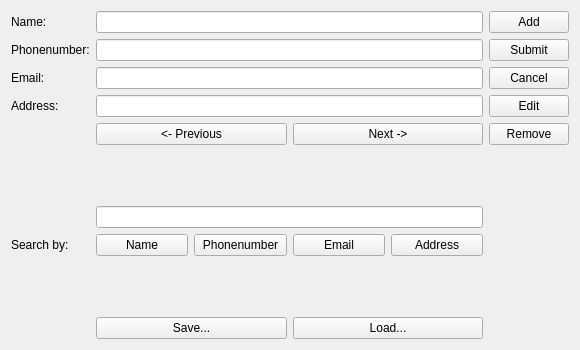
<?xml version="1.0" encoding="UTF-8"?>
<ui version="4.0">
 <class>Form</class>
 <widget class="QWidget" name="Form">
  <property name="geometry">
   <rect>
    <x>0</x>
    <y>0</y>
    <width>580</width>
    <height>350</height>
   </rect>
  </property>
  <property name="minimumSize">
   <size>
    <width>580</width>
    <height>350</height>
   </size>
  </property>
  <property name="maximumSize">
   <size>
    <width>580</width>
    <height>350</height>
   </size>
  </property>
  <property name="windowTitle">
   <string>Form</string>
  </property>
  <layout class="QGridLayout" name="gridLayout">
   <item row="4" column="1">
    <widget class="QLineEdit" name="addressLine"/>
   </item>
   <item row="8" column="0">
    <widget class="QLabel" name="label_6">
     <property name="text">
      <string>Search by:</string>
     </property>
    </widget>
   </item>
   <item row="4" column="2">
    <widget class="QPushButton" name="editButton">
     <property name="text">
      <string>Edit</string>
     </property>
    </widget>
   </item>
   <item row="1" column="1">
    <widget class="QLineEdit" name="phonenumberLine"/>
   </item>
   <item row="7" column="1">
    <widget class="QLineEdit" name="searchLine"/>
   </item>
   <item row="3" column="2">
    <widget class="QPushButton" name="cancelButton">
     <property name="text">
      <string>Cancel</string>
     </property>
    </widget>
   </item>
   <item row="5" column="1">
    <layout class="QHBoxLayout" name="horizontalLayout">
     <item>
      <widget class="QPushButton" name="previousButton">
       <property name="text">
        <string>&lt;- Previous</string>
       </property>
      </widget>
     </item>
     <item>
      <widget class="QPushButton" name="nextButton">
       <property name="text">
        <string>Next -&gt;</string>
       </property>
      </widget>
     </item>
    </layout>
   </item>
   <item row="4" column="0">
    <widget class="QLabel" name="label_4">
     <property name="text">
      <string>Address:</string>
     </property>
    </widget>
   </item>
   <item row="10" column="1">
    <layout class="QHBoxLayout" name="horizontalLayout_3">
     <item>
      <widget class="QPushButton" name="saveButton">
       <property name="text">
        <string>Save...</string>
       </property>
      </widget>
     </item>
     <item>
      <widget class="QPushButton" name="loadButton">
       <property name="text">
        <string>Load...</string>
       </property>
      </widget>
     </item>
    </layout>
   </item>
   <item row="0" column="2">
    <widget class="QPushButton" name="addButton">
     <property name="text">
      <string>Add</string>
     </property>
    </widget>
   </item>
   <item row="5" column="2">
    <widget class="QPushButton" name="removeButton">
     <property name="text">
      <string>Remove</string>
     </property>
    </widget>
   </item>
   <item row="3" column="1">
    <widget class="QLineEdit" name="emailLine"/>
   </item>
   <item row="0" column="0">
    <widget class="QLabel" name="label">
     <property name="text">
      <string>Name:</string>
     </property>
    </widget>
   </item>
   <item row="9" column="1">
    <widget class="QLabel" name="label_7">
     <property name="text">
      <string/>
     </property>
    </widget>
   </item>
   <item row="1" column="0">
    <widget class="QLabel" name="label_2">
     <property name="text">
      <string>Phonenumber:</string>
     </property>
    </widget>
   </item>
   <item row="1" column="2">
    <widget class="QPushButton" name="submitButton">
     <property name="text">
      <string>Submit</string>
     </property>
    </widget>
   </item>
   <item row="8" column="1">
    <layout class="QHBoxLayout" name="horizontalLayout_2">
     <item>
      <widget class="QPushButton" name="nameButton">
       <property name="text">
        <string>Name</string>
       </property>
      </widget>
     </item>
     <item>
      <widget class="QPushButton" name="phonenumberButton">
       <property name="text">
        <string>Phonenumber</string>
       </property>
      </widget>
     </item>
     <item>
      <widget class="QPushButton" name="emailButton">
       <property name="text">
        <string>Email</string>
       </property>
      </widget>
     </item>
     <item>
      <widget class="QPushButton" name="addressButton">
       <property name="text">
        <string>Address</string>
       </property>
      </widget>
     </item>
    </layout>
   </item>
   <item row="3" column="0">
    <widget class="QLabel" name="label_3">
     <property name="text">
      <string>Email:</string>
     </property>
    </widget>
   </item>
   <item row="6" column="1">
    <widget class="QLabel" name="label_5">
     <property name="text">
      <string/>
     </property>
    </widget>
   </item>
   <item row="0" column="1">
    <widget class="QLineEdit" name="nameLine"/>
   </item>
  </layout>
 </widget>
 <resources/>
 <connections/>
</ui>
